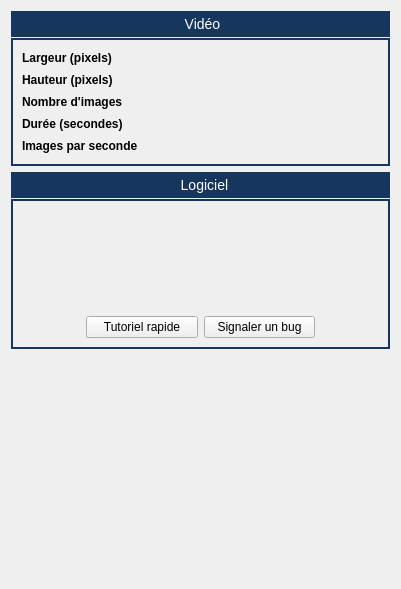
            <widget class="QWidget" name="scrollAreaWidgetContents">
             <property name="geometry">
              <rect>
               <x>0</x>
               <y>0</y>
               <width>401</width>
               <height>589</height>
              </rect>
             </property>
             <layout class="QGridLayout" name="gridLayout_9">
              <item row="3" column="0">
               <spacer name="verticalSpacer_3">
                <property name="orientation">
                 <enum>Qt::Vertical</enum>
                </property>
                <property name="sizeHint" stdset="0">
                 <size>
                  <width>20</width>
                  <height>40</height>
                 </size>
                </property>
               </spacer>
              </item>
              <item row="1" column="0">
               <widget class="QGroupBox" name="groupBox">
                <property name="sizePolicy">
                 <sizepolicy hsizetype="Expanding" vsizetype="Fixed">
                  <horstretch>0</horstretch>
                  <verstretch>0</verstretch>
                 </sizepolicy>
                </property>
                <property name="minimumSize">
                 <size>
                  <width>300</width>
                  <height>155</height>
                 </size>
                </property>
                <property name="styleSheet">
                 <string notr="true">QGroupBox {
    border: 2px solid gray;
    border-color: #FF17365D;
    margin-top: 27px;
    font-size: 14px;
    border-bottom-left-radius: 0px;
    border-bottom-right-radius: 0px;
}

QGroupBox::title {
    subcontrol-origin: margin;
    subcontrol-position: top center;
    border-top-left-radius: 0px;
    border-top-right-radius: 0px;
    padding: 5px 150px;
    background-color: #FF17365D;
    color: rgb(255, 255, 255);
}</string>
                </property>
                <property name="title">
                 <string>           Vidéo           </string>
                </property>
                <layout class="QGridLayout" name="gridLayout_10">
                 <item row="0" column="0">
                  <widget class="QLabel" name="label">
                   <property name="sizePolicy">
                    <sizepolicy hsizetype="Preferred" vsizetype="Fixed">
                     <horstretch>0</horstretch>
                     <verstretch>0</verstretch>
                    </sizepolicy>
                   </property>
                   <property name="styleSheet">
                    <string notr="true">font-weight:bold;</string>
                   </property>
                   <property name="text">
                    <string>Largeur (pixels)</string>
                   </property>
                  </widget>
                 </item>
                 <item row="0" column="1">
                  <widget class="QLabel" name="label_largeur">
                   <property name="text">
                    <string/>
                   </property>
                  </widget>
                 </item>
                 <item row="1" column="0">
                  <widget class="QLabel" name="label_2">
                   <property name="sizePolicy">
                    <sizepolicy hsizetype="Preferred" vsizetype="Fixed">
                     <horstretch>0</horstretch>
                     <verstretch>0</verstretch>
                    </sizepolicy>
                   </property>
                   <property name="styleSheet">
                    <string notr="true">font-weight:bold;</string>
                   </property>
                   <property name="text">
                    <string>Hauteur (pixels)</string>
                   </property>
                  </widget>
                 </item>
                 <item row="1" column="1">
                  <widget class="QLabel" name="label_hauteur">
                   <property name="text">
                    <string/>
                   </property>
                  </widget>
                 </item>
                 <item row="2" column="0">
                  <widget class="QLabel" name="label_9">
                   <property name="sizePolicy">
                    <sizepolicy hsizetype="Preferred" vsizetype="Fixed">
                     <horstretch>0</horstretch>
                     <verstretch>0</verstretch>
                    </sizepolicy>
                   </property>
                   <property name="styleSheet">
                    <string notr="true">font-weight:bold;</string>
                   </property>
                   <property name="text">
                    <string>Nombre d'images</string>
                   </property>
                  </widget>
                 </item>
                 <item row="2" column="1">
                  <widget class="QLabel" name="label_nombre">
                   <property name="text">
                    <string/>
                   </property>
                  </widget>
                 </item>
                 <item row="3" column="0">
                  <widget class="QLabel" name="label_7">
                   <property name="sizePolicy">
                    <sizepolicy hsizetype="Preferred" vsizetype="Fixed">
                     <horstretch>0</horstretch>
                     <verstretch>0</verstretch>
                    </sizepolicy>
                   </property>
                   <property name="styleSheet">
                    <string notr="true">font-weight:bold;</string>
                   </property>
                   <property name="text">
                    <string>Durée (secondes)</string>
                   </property>
                  </widget>
                 </item>
                 <item row="3" column="1">
                  <widget class="QLabel" name="label_duree">
                   <property name="text">
                    <string/>
                   </property>
                  </widget>
                 </item>
                 <item row="4" column="0">
                  <widget class="QLabel" name="label_5">
                   <property name="sizePolicy">
                    <sizepolicy hsizetype="Preferred" vsizetype="Fixed">
                     <horstretch>0</horstretch>
                     <verstretch>0</verstretch>
                    </sizepolicy>
                   </property>
                   <property name="styleSheet">
                    <string notr="true">font-weight:bold;</string>
                   </property>
                   <property name="text">
                    <string>Images par seconde</string>
                   </property>
                  </widget>
                 </item>
                 <item row="4" column="1">
                  <widget class="QLabel" name="label_ips">
                   <property name="text">
                    <string/>
                   </property>
                  </widget>
                 </item>
                </layout>
               </widget>
              </item>
              <item row="2" column="0">
               <widget class="QGroupBox" name="groupBox_2">
                <property name="sizePolicy">
                 <sizepolicy hsizetype="Expanding" vsizetype="Fixed">
                  <horstretch>0</horstretch>
                  <verstretch>0</verstretch>
                 </sizepolicy>
                </property>
                <property name="minimumSize">
                 <size>
                  <width>0</width>
                  <height>155</height>
                 </size>
                </property>
                <property name="styleSheet">
                 <string notr="true">QGroupBox {
    border: 2px solid gray;
    border-color: #FF17365D;
    margin-top: 27px;
    font-size: 14px;
    border-bottom-left-radius: 0px;
    border-bottom-right-radius: 0px;
}

QGroupBox::title {
    subcontrol-origin: margin;
    subcontrol-position: top center;
    border-top-left-radius: 0px;
    border-top-right-radius: 0px;
    padding: 5px 150px;
    background-color: #FF17365D;
    color: rgb(255, 255, 255);
}</string>
                </property>
                <property name="title">
                 <string>     Logiciel    </string>
                </property>
                <layout class="QGridLayout" name="gridLayout_11">
                 <item row="0" column="4">
                  <spacer name="horizontalSpacer_5">
                   <property name="orientation">
                    <enum>Qt::Horizontal</enum>
                   </property>
                   <property name="sizeHint" stdset="0">
                    <size>
                     <width>40</width>
                     <height>20</height>
                    </size>
                   </property>
                  </spacer>
                 </item>
                 <item row="0" column="1">
                  <widget class="QLabel" name="label_chrono">
                   <property name="sizePolicy">
                    <sizepolicy hsizetype="Fixed" vsizetype="Fixed">
                     <horstretch>0</horstretch>
                     <verstretch>0</verstretch>
                    </sizepolicy>
                   </property>
                   <property name="minimumSize">
                    <size>
                     <width>80</width>
                     <height>80</height>
                    </size>
                   </property>
                   <property name="maximumSize">
                    <size>
                     <width>80</width>
                     <height>80</height>
                    </size>
                   </property>
                   <property name="text">
                    <string/>
                   </property>
                  </widget>
                 </item>
                 <item row="1" column="0" colspan="5">
                  <widget class="QLabel" name="label_infos">
                   <property name="sizePolicy">
                    <sizepolicy hsizetype="Expanding" vsizetype="Expanding">
                     <horstretch>0</horstretch>
                     <verstretch>0</verstretch>
                    </sizepolicy>
                   </property>
                   <property name="text">
                    <string/>
                   </property>
                   <property name="textFormat">
                    <enum>Qt::PlainText</enum>
                   </property>
                   <property name="wordWrap">
                    <bool>true</bool>
                   </property>
                  </widget>
                 </item>
                 <item row="0" column="2">
                  <spacer name="horizontalSpacer_3">
                   <property name="orientation">
                    <enum>Qt::Horizontal</enum>
                   </property>
                   <property name="sizeHint" stdset="0">
                    <size>
                     <width>40</width>
                     <height>20</height>
                    </size>
                   </property>
                  </spacer>
                 </item>
                 <item row="0" column="3">
                  <widget class="QLabel" name="label_ensciences">
                   <property name="sizePolicy">
                    <sizepolicy hsizetype="Fixed" vsizetype="Fixed">
                     <horstretch>0</horstretch>
                     <verstretch>0</verstretch>
                    </sizepolicy>
                   </property>
                   <property name="minimumSize">
                    <size>
                     <width>80</width>
                     <height>80</height>
                    </size>
                   </property>
                   <property name="text">
                    <string/>
                   </property>
                  </widget>
                 </item>
                 <item row="0" column="0">
                  <spacer name="horizontalSpacer_4">
                   <property name="orientation">
                    <enum>Qt::Horizontal</enum>
                   </property>
                   <property name="sizeHint" stdset="0">
                    <size>
                     <width>40</width>
                     <height>20</height>
                    </size>
                   </property>
                  </spacer>
                 </item>
                 <item row="2" column="1" colspan="3">
                  <layout class="QHBoxLayout" name="horizontalLayout_3">
                   <item>
                    <widget class="QPushButton" name="tutoButton">
                     <property name="text">
                      <string>Tutoriel rapide</string>
                     </property>
                    </widget>
                   </item>
                   <item>
                    <widget class="QPushButton" name="bugButton">
                     <property name="text">
                      <string>Signaler un bug</string>
                     </property>
                    </widget>
                   </item>
                  </layout>
                 </item>
                </layout>
               </widget>
              </item>
             </layout>
            </widget>
